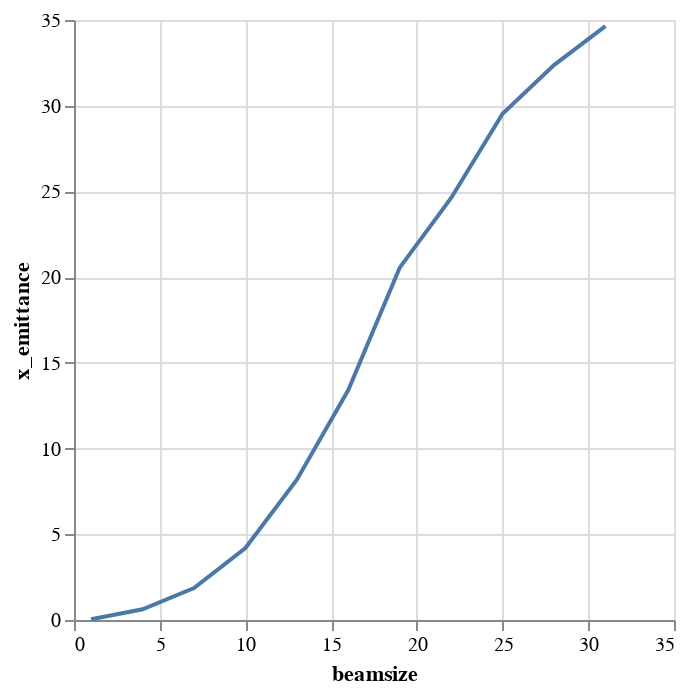

Here is the notebook cell this chart was saved with:
### Markdown cell above
## Plots

### Code cell
alt.Chart(emit_df).mark_line().encode(
    x='beamsize',
    y='x_emittance',
)

### Figure 1 — Vega-Lite specification as saved in the notebook (floating-point values rounded to 4 significant figures)
{"$schema": "https://vega.github.io/schema/vega-lite/v1.2.1.json", "data": {"values": [{"beamsize": 1, "losses": 0, "relbeta": 0.002308, "sourceID": 16777217, "sourceName": "bs_1", "x_emittance": 0.03888, "x_norm_emittance": 8.976e-05, "y_emittance": 0.0388, "y_norm_emittance": 8.958e-05}, {"beamsize": 4, "losses": 0, "relbeta": 0.002308, "sourceID": 16777218, "sourceName": "bs_4", "x_emittance": 0.6259, "x_norm_emittance": 0.001445, "y_emittance": 0.6147, "y_norm_emittance": 0.001419}, {"beamsize": 7, "losses": 0, "relbeta": 0.002308, "sourceID": 16777219, "sourceName": "bs_7", "x_emittance": 1.867, "x_norm_emittance": 0.004309, "y_emittance": 1.757, "y_norm_emittance": 0.004055}, {"beamsize": 10, "losses": 0, "relbeta": 0.002308, "sourceID": 16777220, "sourceName": "bs_10", "x_emittance": 4.196, "x_norm_emittance": 0.009687, "y_emittance": 3.781, "y_norm_emittance": 0.008728}, {"beamsize": 13, "losses": 1, "relbeta": 0.002308, "sourceID": 16777221, "sourceName": "bs_13", "x_emittance": 8.181, "x_norm_emittance": 0.01888, "y_emittance": 6.529, "y_norm_emittance": 0.01507}, {"beamsize": 16, "losses": 13, "relbeta": 0.002308, "sourceID": 16777222, "sourceName": "bs_16", "x_emittance": 13.41, "x_norm_emittance": 0.03096, "y_emittance": 9.296, "y_norm_emittance": 0.02146}, {"beamsize": 19, "losses": 33, "relbeta": 0.002308, "sourceID": 16777223, "sourceName": "bs_19", "x_emittance": 20.55, "x_norm_emittance": 0.04745, "y_emittance": 13.33, "y_norm_emittance": 0.03078}, {"beamsize": 22, "losses": 55, "relbeta": 0.002308, "sourceID": 16777224, "sourceName": "bs_22", "x_emittance": 24.62, "x_norm_emittance": 0.05684, "y_emittance": 17.63, "y_norm_emittance": 0.04069}, {"beamsize": 25, "losses": 109, "relbeta": 0.002308, "sourceID": 16777225, "sourceName": "bs_25", "x_emittance": 29.53, "x_norm_emittance": 0.06817, "y_emittance": 19.23, "y_norm_emittance": 0.0444}, {"beamsize": 28, "losses": 150, "relbeta": 0.002308, "sourceID": 16777226, "sourceName": "bs_28", "x_emittance": 32.37, "x_norm_emittance": 0.07472, "y_emittance": 22.98, "y_norm_emittance": 0.05305}, {"beamsize": 31, "losses": 186, "relbeta": 0.002308, "sourceID": 16777227, "sourceName": "bs_31", "x_emittance": 34.64, "x_norm_emittance": 0.07996, "y_emittance": 24.76, "y_norm_emittance": 0.05715}]}, "encoding": {"x": {"field": "beamsize", "type": "quantitative"}, "y": {"field": "x_emittance", "type": "quantitative"}}, "mark": "line"}
